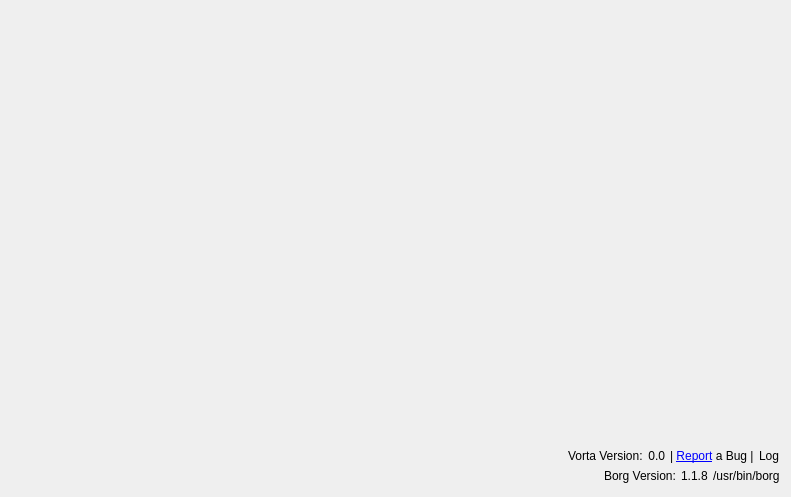
<?xml version="1.0" encoding="UTF-8"?>
<ui version="4.0">
 <class>MiscTab</class>
 <widget class="QWidget" name="MiscTab">
  <property name="geometry">
   <rect>
    <x>0</x>
    <y>0</y>
    <width>791</width>
    <height>497</height>
   </rect>
  </property>
  <property name="windowTitle">
   <string>Form</string>
  </property>
  <layout class="QVBoxLayout" name="verticalLayout_2">
   <property name="spacing">
    <number>0</number>
   </property>
   <item>
    <layout class="QVBoxLayout" name="checkboxLayout">
     <property name="topMargin">
      <number>10</number>
     </property>
    </layout>
   </item>
   <item>
    <spacer name="verticalSpacer">
     <property name="orientation">
      <enum>Qt::Vertical</enum>
     </property>
     <property name="sizeHint" stdset="0">
      <size>
       <width>20</width>
       <height>40</height>
      </size>
     </property>
    </spacer>
   </item>
   <item>
    <layout class="QHBoxLayout" name="horizontalLayout">
     <property name="spacing">
      <number>5</number>
     </property>
     <property name="topMargin">
      <number>0</number>
     </property>
     <item>
      <spacer name="horizontalSpacer">
       <property name="orientation">
        <enum>Qt::Horizontal</enum>
       </property>
       <property name="sizeHint" stdset="0">
        <size>
         <width>40</width>
         <height>20</height>
        </size>
       </property>
      </spacer>
     </item>
     <item>
      <widget class="QLabel" name="label_2">
       <property name="text">
        <string>Vorta Version:</string>
       </property>
      </widget>
     </item>
     <item>
      <widget class="QLabel" name="versionLabel">
       <property name="text">
        <string>0.0</string>
       </property>
       <property name="alignment">
        <set>Qt::AlignRight|Qt::AlignTrailing|Qt::AlignVCenter</set>
       </property>
      </widget>
     </item>
     <item>
      <widget class="QLabel" name="label">
       <property name="text">
        <string>&lt;html&gt;&lt;head/&gt;&lt;body&gt;&lt;p&gt;| &lt;a href=&quot;https://github.com/borgbase/vorta/issues/new/choose&quot;&gt;&lt;span style=&quot; text-decoration: underline; color:#0000ff;&quot;&gt;Report&lt;/span&gt;&lt;/a&gt; a Bug |&lt;/p&gt;&lt;/body&gt;&lt;/html&gt;</string>
       </property>
       <property name="openExternalLinks">
        <bool>true</bool>
       </property>
      </widget>
     </item>
     <item>
      <widget class="QLabel" name="logLink">
       <property name="text">
        <string>&lt;a href=&quot;file:///&quot;&gt;Log&lt;/a&gt;</string>
       </property>
       <property name="indent">
        <number>0</number>
       </property>
       <property name="openExternalLinks">
        <bool>true</bool>
       </property>
      </widget>
     </item>
    </layout>
   </item>
   <item>
    <layout class="QHBoxLayout" name="horizontalLayout_2">
     <property name="spacing">
      <number>5</number>
     </property>
     <property name="topMargin">
      <number>0</number>
     </property>
     <item>
      <spacer name="horizontalSpacer_2">
       <property name="orientation">
        <enum>Qt::Horizontal</enum>
       </property>
       <property name="sizeHint" stdset="0">
        <size>
         <width>40</width>
         <height>20</height>
        </size>
       </property>
      </spacer>
     </item>
     <item>
      <widget class="QLabel" name="label_3">
       <property name="text">
        <string>Borg Version:</string>
       </property>
      </widget>
     </item>
     <item>
      <widget class="QLabel" name="borgVersion">
       <property name="text">
        <string>1.1.8</string>
       </property>
      </widget>
     </item>
     <item>
      <widget class="QLabel" name="borgPath">
       <property name="text">
        <string>/usr/bin/borg</string>
       </property>
      </widget>
     </item>
    </layout>
   </item>
  </layout>
 </widget>
 <resources/>
 <connections/>
</ui>
